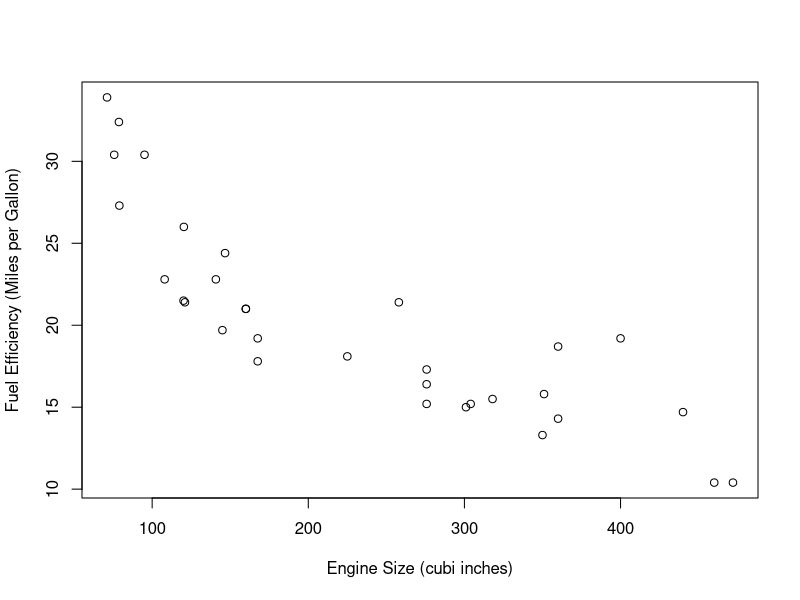

This chart was generated by the following R code:
head(mtcars)

plot(y = mtcars$mpg, x = mtcars$disp, xlab = "Engine Size (cubi inches)",
     ylab = "Fuel Efficiency (Miles per Gallon)")

model <- lm(mtcars$mpg ~ mtcars$disp)
coef(model)

###Call coefficients from the model###
coef(model)[2] * 200 + coef(model)[1]
mtcars$disp


###Testing and Training Data###
summary (model)
split_size = 0.8
sample_size = floor(split_size * nrow(mtcars))

###Reproducability and defines rows for training data###
set.seed(123)
train_indices <- sample(seq_len(nrow(mtcars)), size=sample_size)

###Splits data###
train <- mtcars[train_indices,]
test <- mtcars[-train_indices,]

###A practice regression, compute RMSE###
model2 <- lm(mpg ~ disp, data = train)
new.data <- data.frame(disp = test$disp)
test$output <- predict(model2, new.data)
sqrt(sum(test$mpg - test$output)^2/nrow(test))
